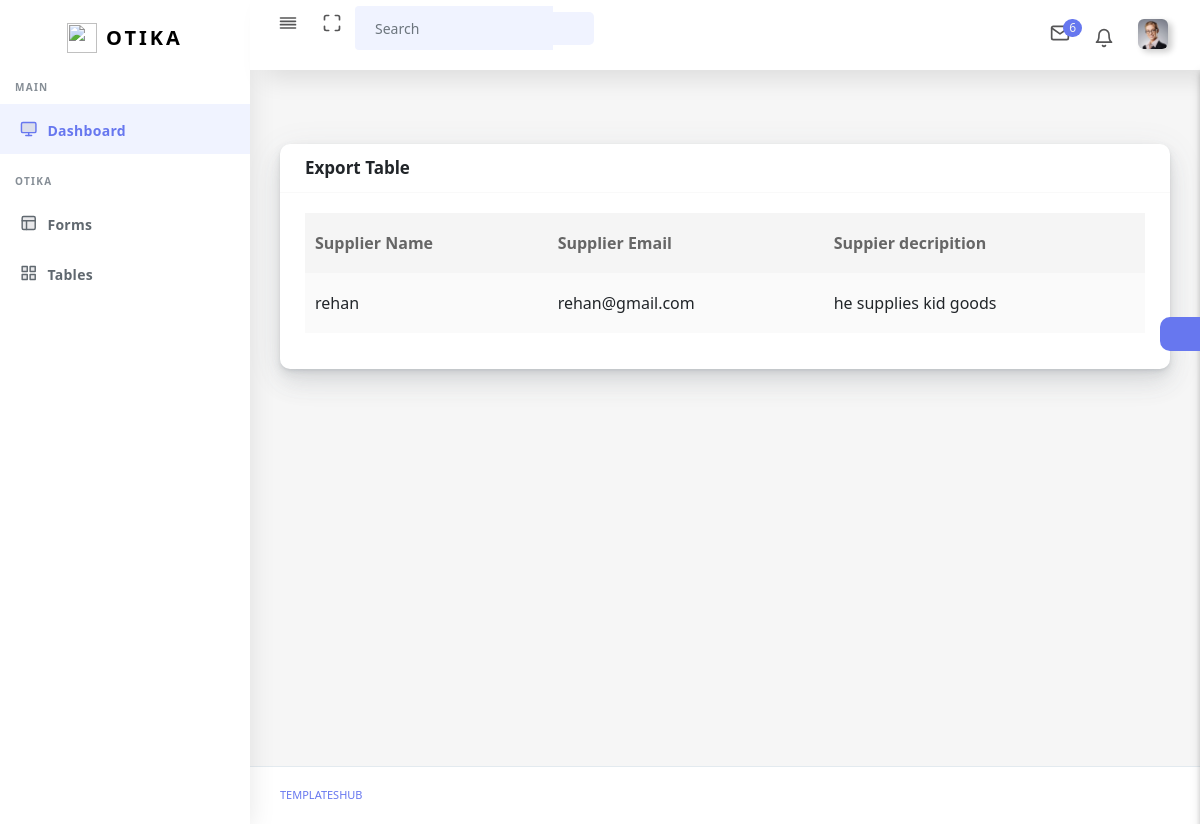
The page /view_supplier.php on the database its author committed.
### tables this page shows
CREATE TABLE `supplier` (
  `supplier_id` int(20) NOT NULL,
  `supplier_name` varchar(30) NOT NULL,
  `supplier_email` varchar(40) NOT NULL,
  `supplier_des` varchar(50) NOT NULL
);

### view_supplier.php (the view, shortened to what this page needs)
<?php
include('./includes/conn.php');
?>
<!DOCTYPE html>
<html lang="en">
<?php include("./includes/head.php");?>
<body>
  <div id="app">
    <div class="main-wrapper main-wrapper-1">
    <?php include("./includes/nav.php");?>
      <?php include("./includes/sidebar.php");?>
      <div class="main-content">
        <section class="section">
          <div class="section-body">
            <div class="row">
              <div class="col-12">
                <div class="card">
                  <div class="card-header">
                    <h4>Export Table</h4>
                  </div>
                  <div class="card-body">
                    <div class="table-responsive">
                      <table class="table table-striped table-hover" id="tableExport" style="width:100%;">
                        <thead>
                          <tr>
                            <th>Supplier Name</th>
                            <th>Supplier Email</th>
                            <th>Suppier decripition</th>
                          </tr>
                        </thead>
                        <tbody>
                        <?php
                            $view_sup="SELECT * FROM supplier";
                            $view_sup=mysqli_query($conn,$view_sup);
                            while ($fet=mysqli_fetch_array($view_sup)) {
                                ?>
                                <td><?php echo $fet['supplier_name'];?></td>
                                <td><?php echo $fet['supplier_email'];?></td>
                                <td><?php echo $fet['supplier_des'];?></td>
                                <?php
                            }
                        ?>
                        </tbody>
                      </table>
                    </div>
                  </div>
                </div>
              </div>
            </div>
          </div>
        </section>
        <div class="settingSidebar">
          <a href="javascript:void(0)" class="settingPanelToggle"> <i class="fa fa-spin fa-cog"></i>
          </a>
        </div>
      </div>
      <footer class="main-footer">
        <div class="footer-left">
          <a href="templateshub.net">Templateshub</a></a>
        </div>
      </footer>
    </div>
  </div>
</body>
</html>

### rows shown on the page
supplier: supplier_name "rehan", supplier_email "rehan@gmail.com", supplier_des "he supplies kid goods"
